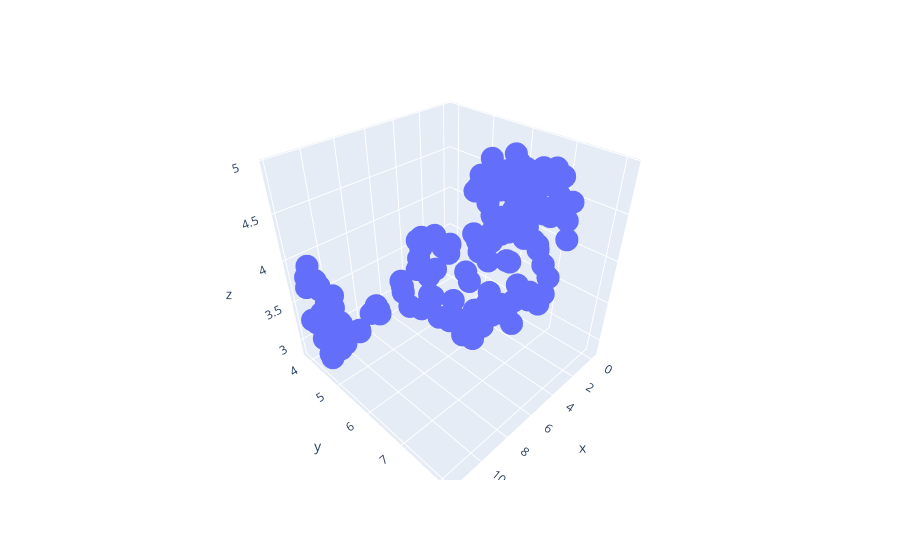

This figure's notebook cell:
### Code cell
px.scatter_3d(
    x=df_mm_umap[0],
    y=df_mm_umap[1],
    z=df_mm_umap[2],
)

### Figure 1 — Plotly figure (JSON) as saved in the notebook; plotly's stock layout.template omitted (floating-point values rounded to 4 significant figures; data arrays with more than 128 entries replaced by an {"elided": "..."} marker saying what was removed)
{"data": [{"hovertemplate": "x=%{x}<br>y=%{y}<br>z=%{z}<extra></extra>", "legendgroup": "", "marker": {"color": "#636efa", "symbol": "circle"}, "mode": "markers", "name": "", "scene": "scene", "showlegend": false, "type": "scatter3d", "x": {"elided": "167 float values"}, "y": {"elided": "167 float values"}, "z": {"elided": "167 float values"}}], "layout": {"legend": {"tracegroupgap": 0}, "margin": {"t": 60}, "scene": {"domain": {"x": [0, 1], "y": [0, 1]}, "xaxis": {"title": {"text": "x"}}, "yaxis": {"title": {"text": "y"}}, "zaxis": {"title": {"text": "z"}}}}}
